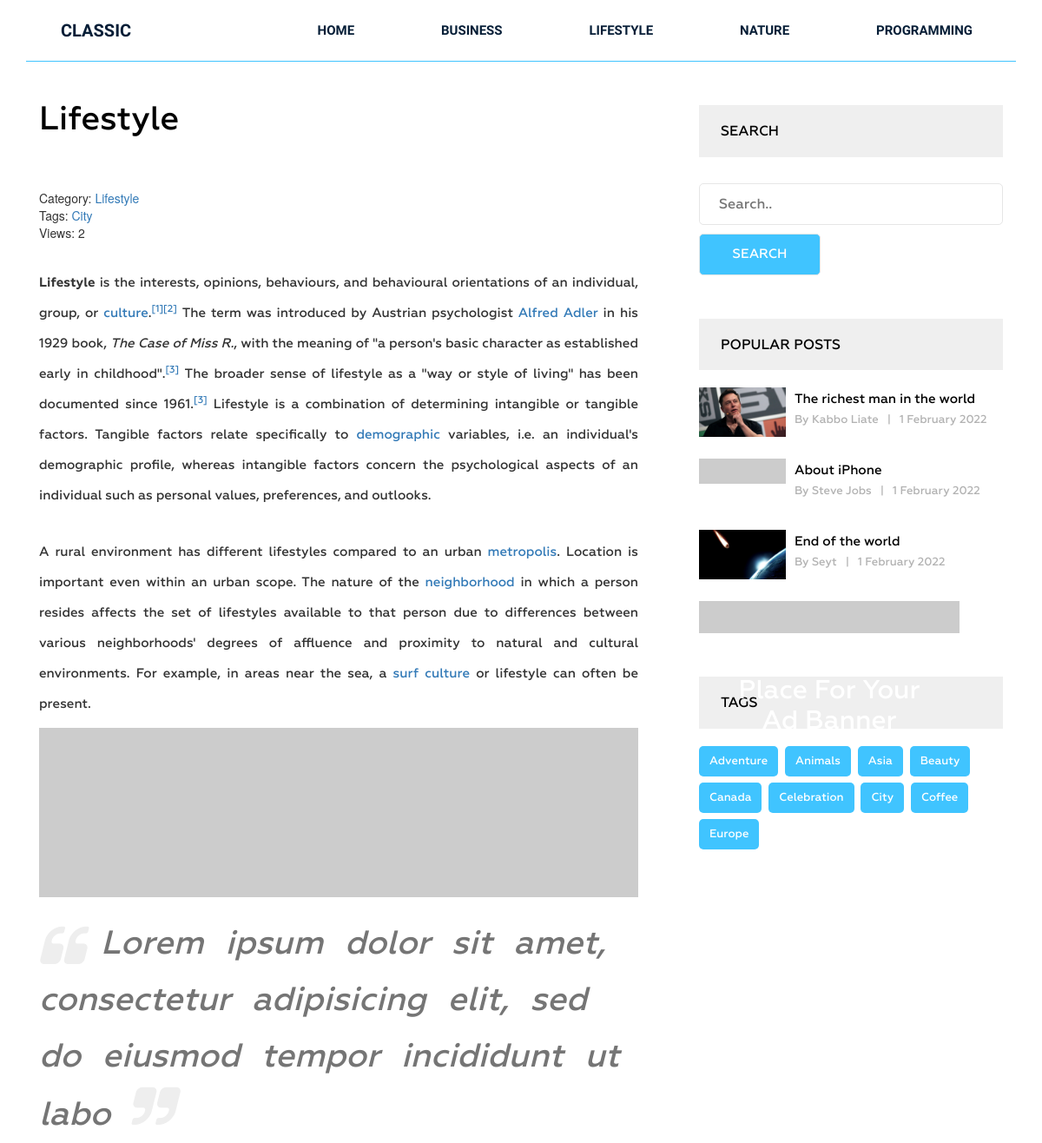
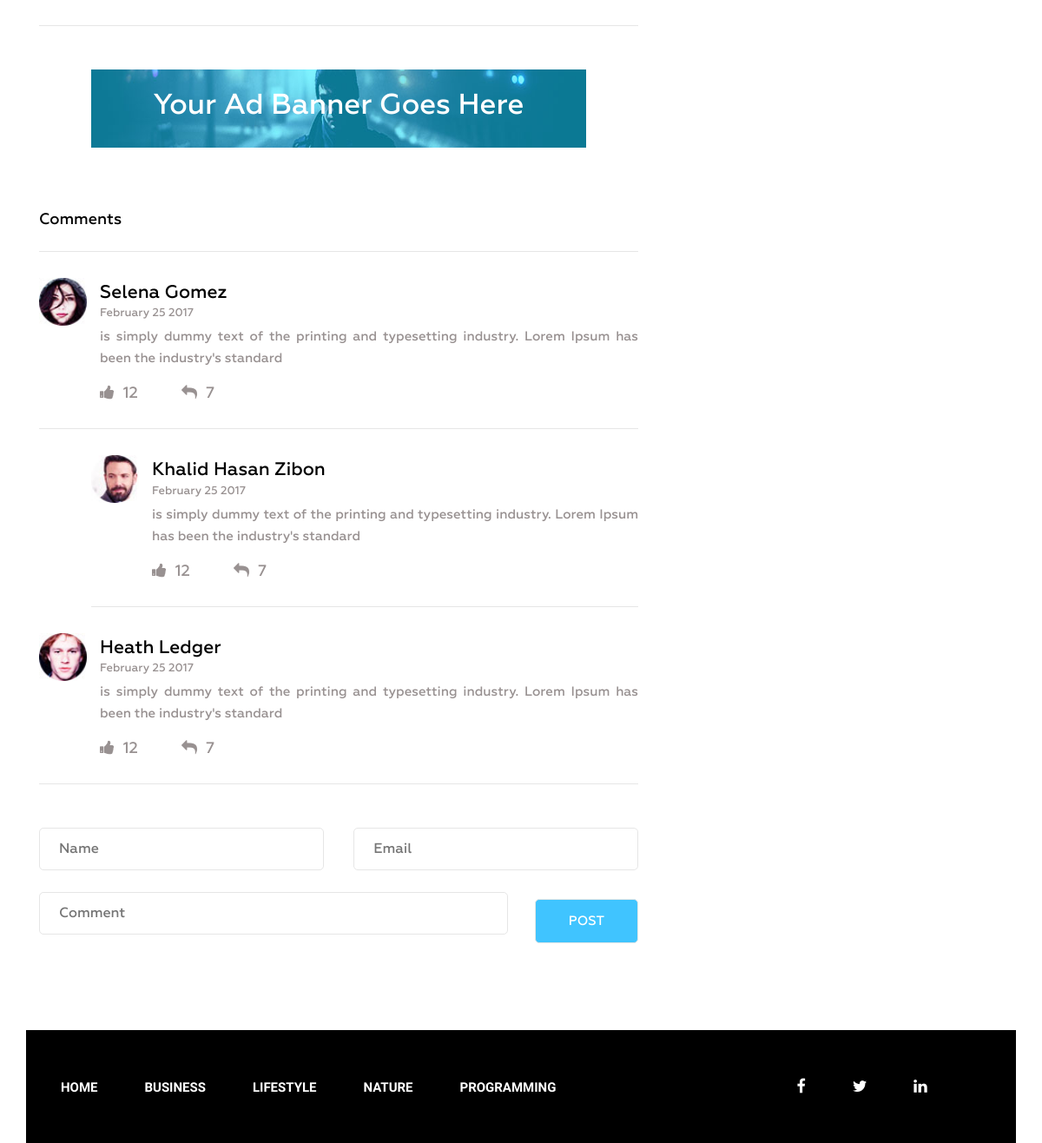
The app's page /post/lifestyle/ with its own data (2 pictures, top to bottom).
### blog/models.py (models this page shows, shortened)
class Category(models.Model):
    title = models.CharField(max_length=250)
    slug = models.SlugField(max_length=250, verbose_name='Url', unique=True)
    def __str__(self):
        return self.title                                           # gives title
    def get_absolute_url(self):
        return reverse('category', kwargs={'slug': self.slug})      # getting absolute url
    class Meta:
        verbose_name = 'Category'
        verbose_name_plural = 'Categories'
        ordering = ['title']

class Post(models.Model):
    title = models.CharField(max_length=250)
    slug = models.SlugField(max_length=250, verbose_name='Url', unique=True)
    author = models.CharField(max_length=100)
    content = models.TextField(blank=True)
    created_at = models.DateTimeField(auto_now_add=True, verbose_name='Published')
    photo = models.ImageField(upload_to='photos/%Y/%m/%d/', blank=True)
    numbers_of_views = models.IntegerField(default=0, verbose_name='Numbers of views')
    category = models.ForeignKey(Category, on_delete=models.PROTECT, related_name='posts')
    """if we have written class Category before this line of definition
    we can write like this       ↑    without quotes
    if we have written class Category after definition then we should
    write definition like this   ↓    with quotes
    ategory = models.ForeignKey('Category', on_delete=models.PROTECT, verbose_name='Категория')
    """
    tags = models.ManyToManyField(Tag, blank=True, related_name='posts')
    def get_absolute_url(self):
        return reverse('post', kwargs={'slug': self.slug})
    class Meta:
        verbose_name = 'Post'
        verbose_name_plural = 'Posts'
        ordering = ['created_at']

class Tag(models.Model):
    title = models.CharField(max_length=50)
    slug = models.SlugField(max_length=50, verbose_name='Url', unique=True)
    def get_absolute_url(self):
        return reverse('tag', kwargs={'slug': self.slug})
    class Meta:
        verbose_name = 'Tag'
        verbose_name_plural = 'Tags'
        ordering = ['title']

### blog/views.py (the view)
# urls.py: path('post/<str:slug>/', Get_post.as_view(), name='post'),
class Get_post(DetailView):
    model = Post
    template_name = 'blog/single.html'
    context_object_name = 'post'
    def get_context_data(self, *, object_list=None, **kwargs):
        context = super().get_context_data(**kwargs)
        self.object.numbers_of_views = F('numbers_of_views') + 1
        self.object.save()
        self.object.refresh_from_db()
        return context

### blog/templatetags/menu.py (called while the page is built)
@register.inclusion_tag('blog/menu_tpl.html')
def show_menu(menu_class='menu'):
    categories = Category.objects.all()
    return {'categories': categories, 'menu_class': menu_class}

### blog/templatetags/sidebar.py (called while the page is built)
@register.inclusion_tag('blog/popular_posts_tpl.html')
def get_popular(cnt=3):
    posts = Post.objects.order_by('-numbers_of_views')[:cnt]
    return {'posts': posts}

@register.inclusion_tag('blog/tags_tpl.html')
def get_tags():
    tags = Tag.objects.all()
    return {'tags': tags}

### blog/templates/blog/single.html (shortened to what this page needs)
{% extends 'base.html' %}
{% load static %}
{% load sidebar %}
{% block content %}
<section class="single-blog-area">
    <div class="container">
        <div class="row">
            <div class="col-md-12">
                <div class="col-md-8">
                    <div class="blog-area">
                        <div class="blog-area-part">
                            <h2>{{ post.title }}</h2>
                                <div class="single_content">
                                    <div>
                                        <span>Category: <a href="{{ post.category.get_absolute_url }}">{{ post.category }}</a></span>
                                        <br>
                                        {% if post.tags.exists %}
                                        <span>
                                            Tags:
                                            {% for tag in post.tags.all %}
                                                <a href="{{ tag.get_absolute_url }}">{{ tag.title }}</a>
                                            {% endfor %}
                                        </span>
                                        <br>
                                        {% endif %}
                                        <span>Views: {{ post.numbers_of_views }}</span>
                                    </div>
                                    {{ post.content|safe }}
                                </div>
                            {% if post.photo %}
                                <img src="{{ post.photo.url }}" alt="{{ post.title }}">
                            {% else %}
                                <img src="https://picsum.photos/id/1060/300/201/?blur=2" alt="{{ post.title }}">
                            {% endif %}
                            <h3>
                                <i class="fa fa-quote-left" aria-hidden="true"></i>Lorem ipsum dolor sit amet, consectetur adipisicing elit, sed do eiusmod tempor incididunt ut labo<i class="fa fa-quote-right" aria-hidden="true"></i>
                            </h3>
                        </div>
                        <div class="ads-area">
                            <img src="img/ads.jpg" alt="">
                            <p>Your Ad Banner Goes Here</p>
                        </div>
                        <div class="commententries">
                            <h3>Comments</h3>
                            <ul class="commentlist">
                                <li>
                                    <article class="comment">
                                        <header class="comment-author">
                                            <img src="img/author-1.jpg" alt="">
                                        </header>
                                        <section class="comment-details">
                                            <div class="author-name">
                                                <h5><a href="#">Selena Gomez</a></h5>
                                                <p>February 25 2017</p>
                                            </div>
                                            <div class="comment-body">
                                                <p>is simply dummy text of the printing and typesetting industry. Lorem Ipsum has been the industry's standard </p>
                                            </div>
                                            <div class="reply">
                                                <p><span><a href="#"><i class="fa fa-thumbs-up" aria-hidden="true"></i></a>12</span><span><a href="#"><i class="fa fa-reply" aria-hidden="true"></i></a>7</span></p>
                                            </div>
                                        </section>
                                    </article>
                                    <ul class="children">
                                        <li>
                                            <article class="comment">
                                                <header class="comment-author">
                                                    <img src="img/author-2.jpg" alt="">
                                                </header>
                                                <section class="comment-details">
                                                    <div class="author-name">
                                                        <h5><a href="#">Khalid Hasan Zibon</a></h5>
                                                        <p>February 25 2017</p>
                                                    </div>
                                                    <div class="comment-body">
                                                        <p>is simply dummy text of the printing and typesetting industry. Lorem Ipsum has been the industry's standard </p>
                                                    </div>
                                                    <div class="reply">
                                                        <p><span><a href="#"><i class="fa fa-thumbs-up" aria-hidden="true"></i></a>12</span><span><a href="#"><i class="fa fa-reply" aria-hidden="true"></i></a>7</span></p>
                                                    </div>
                                                </section>
                                            </article>
                                        </li>
                                    </ul>
                                </li>
                                <li>
                                    <article class="comment">
                                        <header class="comment-author">
                                            <img src="img/author-3.jpg" alt="">
                                        </header>
                                        <section class="comment-details">
                                            <div class="author-name">
                                                <h5><a href="#">Heath Ledger</a></h5>
                                                <p>February 25 2017</p>
                                            </div>
                                            <div class="comment-body">
                                                <p>is simply dummy text of the printing and typesetting industry. Lorem Ipsum has been the industry's standard </p>
                                            </div>
                                            <div class="reply">
                                                <p><span><a href="#"><i class="fa fa-thumbs-up" aria-hidden="true"></i></a>12</span><span><a href="#"><i class="fa fa-reply" aria-hidden="true"></i></a>7</span></p>
                                            </div>
                                        </section>
                                    </article>
                                </li>
                            </ul>
                        </div>
                        <form action="#" method="get">
                            <div class="name">
                                <input type="text" name="" id="" placeholder="Name" class="name">
                            </div>
                            <div class="email">
                                <input type="email" name="" id="" placeholder="Email" class="email">
                            </div>
                            <div class="comment">
                                <input type="text" name="" id="" placeholder="Comment" class="comment">
                            </div>
                            <div class="post">
                                <input type="submit" value="Post">
                            </div>
                        </form>
                    </div>
                </div>
                <div class="col-md-4">
                        <div class="newsletter">
                            <h2 class="sidebar-title">Search</h2>
                            <form action="{% url 'search' %}" method="get">
                                <input type="text" name="search" placeholder="Search..">
                                <input type="submit" value="Search">
                            </form>
                        </div>
                        {% get_popular %}
                        <div class="sidebar-ads adds-photo">
                            <img src="https://picsum.photos/id/1060/130/100/?blur=2" alt="Advertising">
                            <p>Place For Your <br> Ad Banner</p>
                        </div>
                        {% get_tags %}
                    </div>
            </div>
        </div>
    </div>
</section>
{% endblock %}

### blog/templates/blog/menu_tpl.html
<div class="{{ menu_class }}">
    <ul>
        <li><a href="{% url 'home' %}">Home</a></li>
        {% for item in categories %}
        <li><a href="{{ item.get_absolute_url }}">{{ item.title }}</a></li>
        {% endfor %}
    </ul>
</div>

### blog/templates/blog/popular_posts_tpl.html
<h2 class="sidebar-title">Popular posts</h2>
<div class="grid">
    {% for post in posts %}
        <div class="portfolio-item popular">
            {% if post.photo %}
                <img src="{{ post.photo.url }}" alt="{{ post.title }}">
            {% else %}
                <img src="https://picsum.photos/id/1060/300/201/?blur=2" alt="{{ post.title }}">
            {% endif %}
            <div class="portfolio-text">
                <h5><a href="{{ post.get_absolute_url }}">{{ post.title }}</a></h5>
                <p>By {{ post.author }}<span>|</span>{{ post.created_at|date:'j F Y' }}</p>
            </div>
        </div>
    {% endfor %}
</div>

### blog/templates/blog/tags_tpl.html
<div class="tags">
    <h2 class="sidebar-title">Tags</h2>
    {% for tag in tags %}
        <p><a href="{{ tag.get_absolute_url }}">{{ tag.title }}</a></p>
    {% endfor %}
</div>

### records on screen
Category: title "BUSINESS"
Category: title "LIFESTYLE"
Category: title "NATURE"
Category: title "PROGRAMMING"
Post: title "Lifestyle", category "Lifestyle", numbers_of_views "2", content "Lifestyle is the interests, opinions, behaviours, and behavioural orientations of an individual, group, or culture . [1] [2] The term was introduced by Austrian psychologist Alfred Adler in his 1929 book, The Case of Miss R. , with the meaning of \"a person's basic character as established early in childhood\". [3] The broader sense of lifestyle as a \"way or style of living\" has been documented since 1961. [3] Lifestyle is a combination of determining intangible or tangible factors. Tangible factors relate specifically to demographic variables, i.e. an individual's demographic profile, whereas intangible factors concern the psychological aspects of an individual such as personal values,…"
Tag: title "City"
Post: photo (picture), title "The richest man in the world", author "Kabbo Liate", created_at "1 February 2022"
Post: title "About iPhone", author "Steve Jobs", created_at "1 February 2022"
Post: photo (picture), title "End of the world", author "Seyt", created_at "1 February 2022"
Tag: title "Adventure"
Tag: title "Animals"
Tag: title "Asia"
Tag: title "Beauty"
Tag: title "Canada"
Tag: title "Celebration"
Tag: title "Coffee"
Tag: title "Europe"
